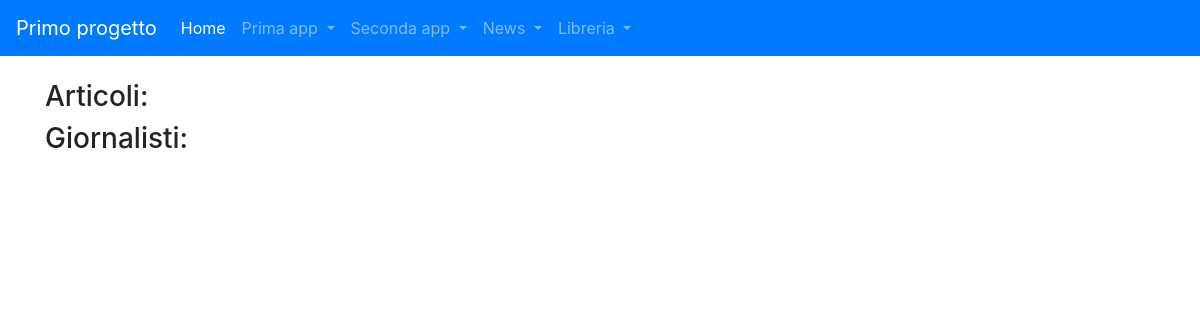
The page /news/ on the database as committed earlier.
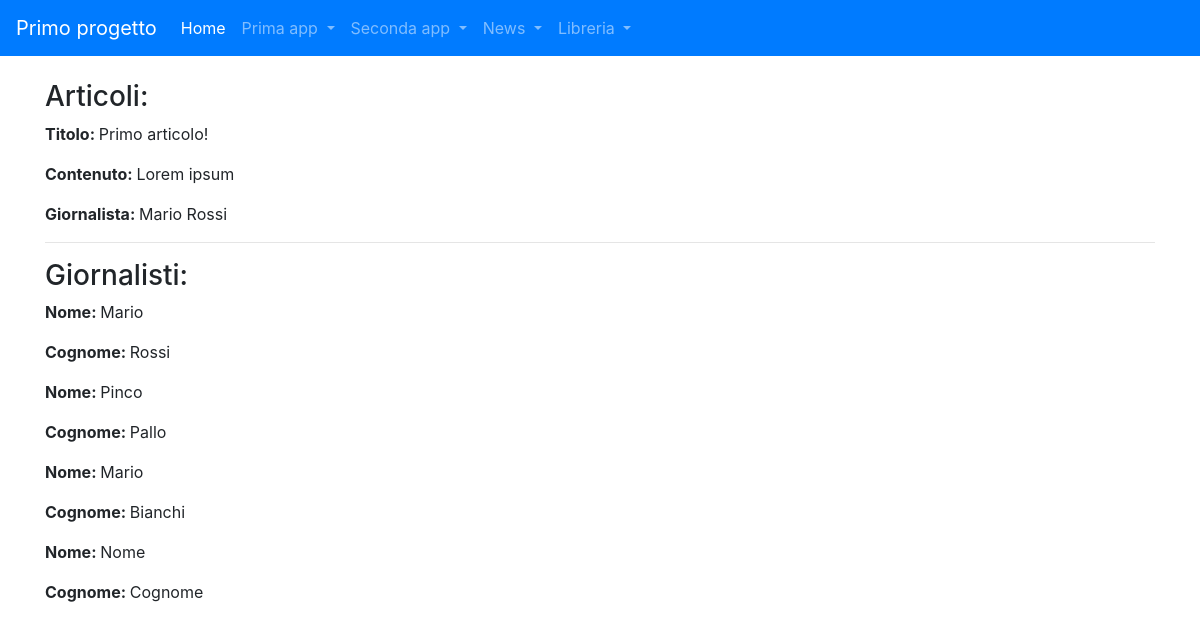
The same page on the database as committed later.
### news/models.py (models this page shows, shortened)
class Articolo(models.Model):
    titolo = models.CharField(max_length=100)
    contenuto = models.TextField()
    giornalista = models.ForeignKey(
        Giornalista, on_delete=models.CASCADE, related_name="articoli")
    class Meta:
        verbose_name = "Articolo"
        verbose_name_plural = "Articoli"

class Giornalista(models.Model):
    nome = models.CharField(max_length=20)
    cognome = models.CharField(max_length=20)
    def __str__(self):
        return self.nome + " " + self.cognome
    class Meta:
        verbose_name = "Giornalista"
        verbose_name_plural = "Giornalisti"

### news/views.py (the view)
# urls.py: path("", home, name="homeview"),
def home(request):
    articoli = Articolo.objects.all()
    giornalisti = Giornalista.objects.all()
    context = {"articoli": articoli, "giornalisti": giornalisti}
    return render(request, "home-news.html", context)

### news/templates/home-news.html (shortened to what this page needs)
{% extends 'base.html' %}
{% block content %}
<h3>Articoli:</h3>
{% for art in articoli %}
<p><strong>Titolo: </strong>{{ art.titolo }}</p>
<p><strong>Contenuto: </strong>{{ art.contenuto }}</p>
<p><strong>Giornalista: </strong>{{ art.giornalista }}</p>
<hr>
{% endfor %}
<h3>Giornalisti:</h3>
{% for gio in giornalisti %}
<p><strong>Nome: </strong>{{ gio.nome }}</p>
<p><strong>Cognome: </strong>{{ gio.cognome }}</p>
{% endfor %}
{% endblock content %}

Rows that differ between the two databases and show on the page:
added Articolo: titolo "Primo articolo!", contenuto "Lorem ipsum", giornalista "Mario Rossi"
added Giornalista: nome "Mario", cognome "Rossi"
added Giornalista: nome "Pinco", cognome "Pallo"
added Giornalista: nome "Mario", cognome "Bianchi"
added Giornalista: nome "Nome", cognome "Cognome"
